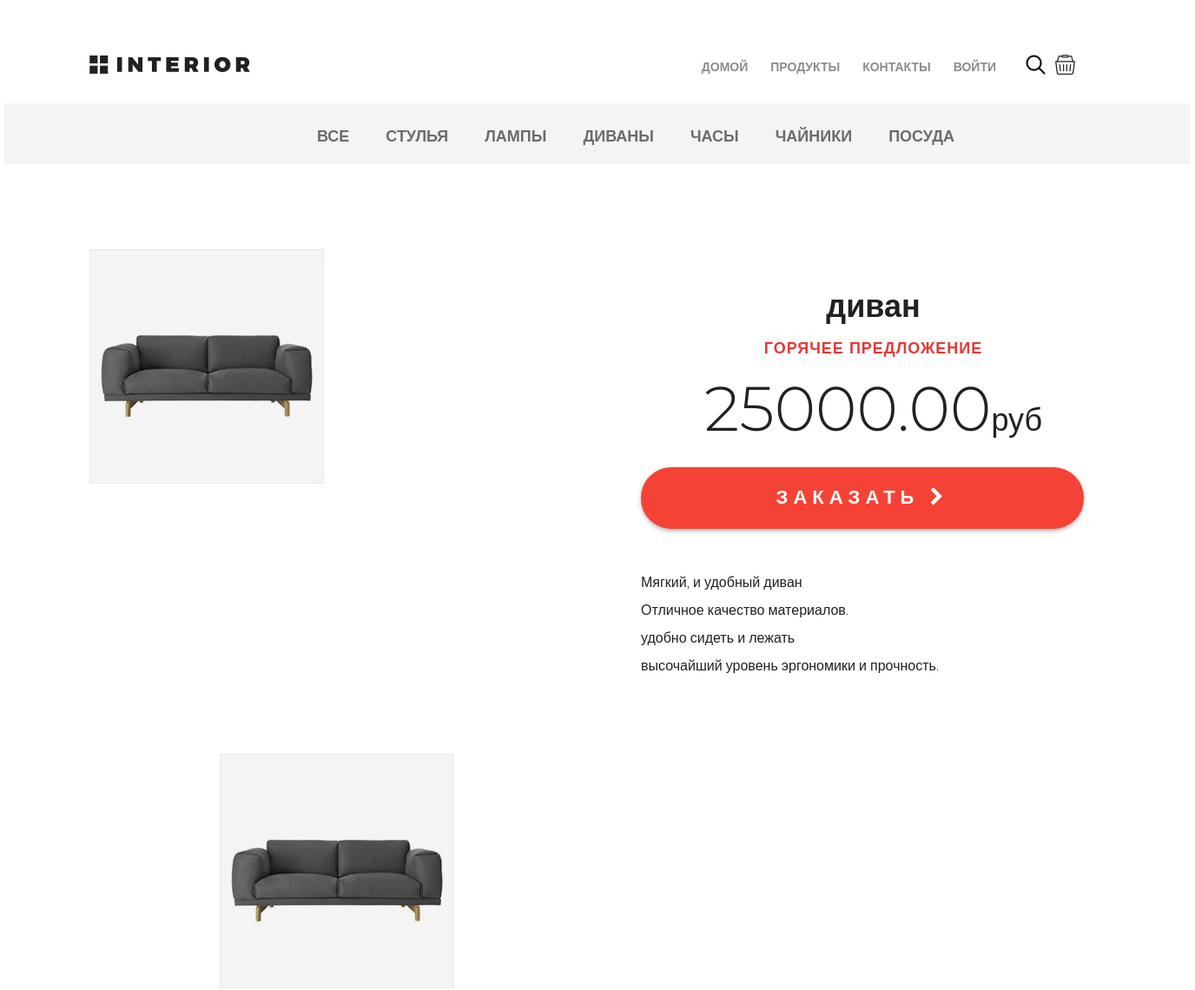
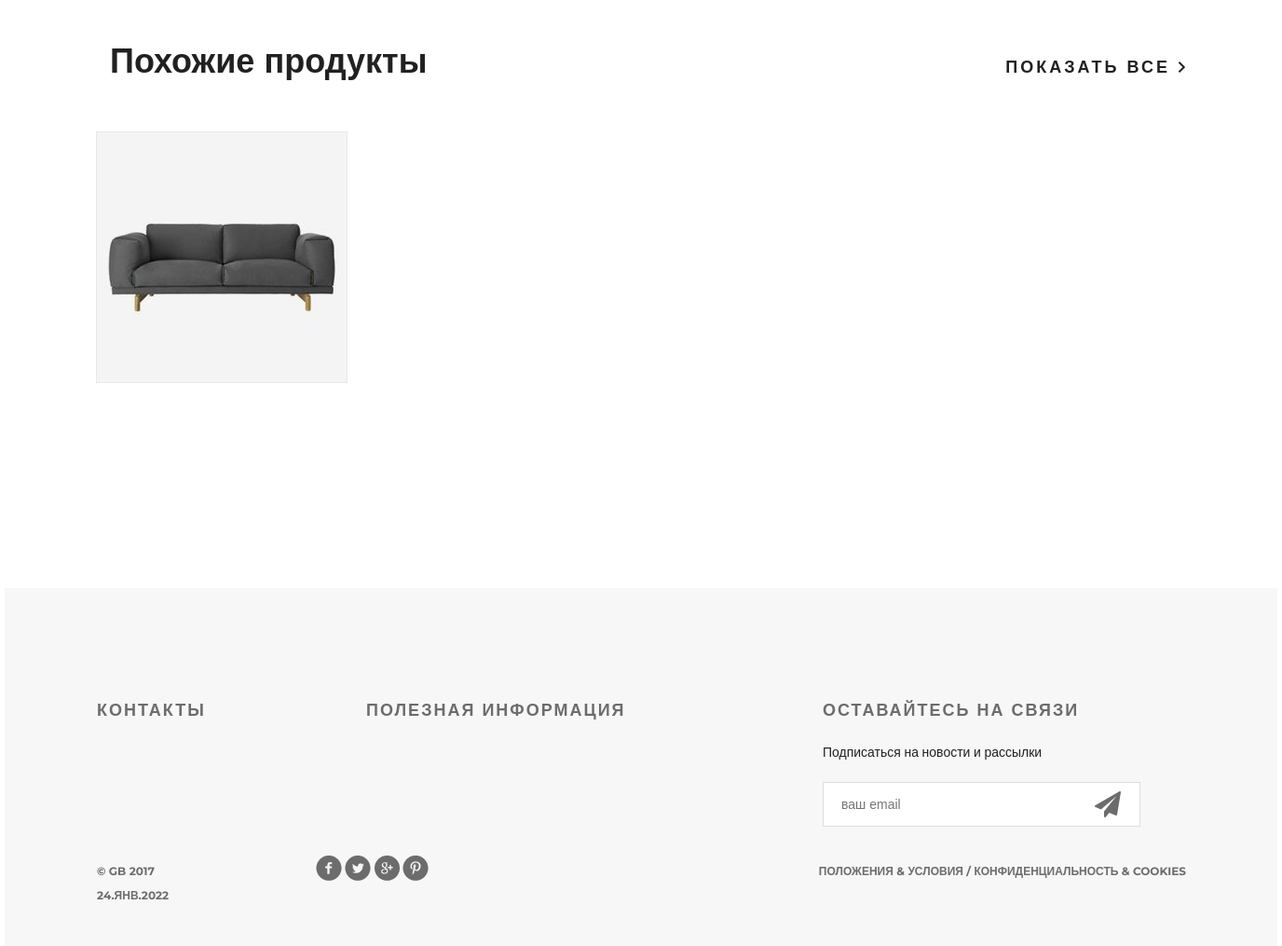
Screenshot of /products/ with the database file from the repository (2 pictures, top to bottom).
### mainapp/models.py (models this page shows, shortened)
class ProductCategory(models.Model):
    name = models.CharField(verbose_name='имя', max_length=64, unique=True)
    description = models.TextField(verbose_name='описание', blank=True)

class Product(models.Model):
    category = models.ForeignKey(
        ProductCategory, on_delete=models.SET_NULL, null=True)
    name = models.CharField(verbose_name='имя продукта', max_length=128)
    image = models.ImageField(upload_to='products_images', blank=True)
    short_desc = models.CharField(
        verbose_name='краткое описание продукта',
        max_length=64,
        blank=True)
    description = models.TextField(
        verbose_name='описание продукта',
        blank=True)
    price = models.DecimalField(
        verbose_name='цена продукта',
        max_digits=8,
        decimal_places=2,
        default=0)
    quantity = models.PositiveIntegerField(
        verbose_name='количество продукта',
        default=0)

### mainapp/views.py (the view)
# urls.py: path('', mainapp.products_index, name='products_index'),
def products_index(request):
    hot_product = get_hot_product()
    same_products = get_same_products(hot_product)
    products = Product.objects.all()
    content = {
        'title': 'Продукты',
        'main_menu': main_menu,
        'product_categories': categories,
        'products': products,
        'hot_product': hot_product,
        'same_products': same_products,
    }
    return render(request, 'mainapp/products.html', content)

### mainapp/context_processors.py (called while the page is built)
def basket(request):
    basket = []
    if request.user.is_authenticated:
        basket = Basket.objects.filter(user=request.user)
    return {'basket': basket}

### mainapp/views.py (called while the page is built)
def get_hot_product():
    products = Product.objects.all()
    return random.sample(list(products), 1)[0]

def get_same_products(hot_product):
    same_products = Product.objects.filter(category=hot_product.category)[:3]
    return same_products

### mainapp/templates/mainapp/products.html (shortened to what this page needs)
{% extends 'mainapp/base.html' %}
{% load static %}
{% block menu %}
		<div class="hero-white">
			{% include 'mainapp/includes/inc_menu.html' %}
		</div>
{% endblock menu %}
{% block content %}
		<div class="details">
			<div class="links clearfix">
				{% include 'mainapp/includes/inc_categories_menu.html' %}
			</div>
			<div class="details-products">
				<div class="details-slider">
					<div class="slider-product">
						<img src="/media/{{ hot_product.image }}">
					</div>
					<div class="slider-control">
						<div class="block">
							<a href="{% url 'products:product' hot_product.id %}"><img src="/media/{{ hot_product.image }}" alt="">
							</a>
						</div>
						<div class="block">
						</div>
						<div class="block">
						</div>
					</div>
				</div>
				<div class="description">
					<h3 class="big-bold">{{ hot_product.name }}</h3>
					<h3 class="red">горячее предложение</h3>
					<p class="price">{{ hot_product.price }}<span>руб</span></p>
					<a href="{% url 'basket:add' hot_product.id %}" class="red-button">
						заказать <i class="fa fa-chevron-right" aria-hidden="true"></i>
					</a>
					<div class="description-text">
						<p>{{ hot_product.short_desc }}</p>
						<p>Отличное качество материалов.</p>
						<p>{{ hot_product.description }}</p>
						<p>высочайший уровень
							эргономики и прочность.</p>
					</div>
				</div>
			</div>
			<div class="related">
				<div class="title clearfix">
					<h2>Похожие продукты</h2>
					<a class="explore" href="#">показать все <img src="{% static 'img/arrow.png' %}" alt=""></a>
				</div>
				<div class="related-products clearfix">
					{% include 'mainapp/includes/inc_same_products.html' %}
				</div>
			</div>
		</div>
		<div class="clr"></div>
{% endblock content %}

### mainapp/templates/mainapp/includes/inc_categories_menu.html (shortened to what this page needs)
<ul class="links-menu">
    {% for category in product_categories %}
        <li>
            <a href="{% url 'products:products' category.id %}"
               class="">
                {{ category.name }}
            </a>
        </li>
    {% endfor %}
</ul>

### mainapp/templates/mainapp/includes/inc_same_products.html (shortened to what this page needs)
{% load static %}
{% for product in same_products %}
<div class="block">
    <a href="#"><img src="/media/{{product.image}}" alt="">
    </a>
</div>
{% endfor %}

### static/style.css (style rules this page uses)
* { margin: 0; padding: 0; }
body { font-family: 'Montserrat', sans-serif; }
html, body { height: 100%; }
.clr { height: 384px; }
.clearfix:after { content: ""; display: block; clear: both; }
.explore { text-transform: uppercase; color: #212121; font-size: 18px; font-weight: 700; line-height: 24px; text-align: center; float: right; margin-top: 138px; letter-spacing: 3px; text-decoration: none; }
.big-bold { color: #212121; font-size: 36px; font-weight: 700; text-align: left; margin-bottom: 24px; line-height: 36px; }
.title { height: 152px; margin-right: 15px; }
.title h2 { float: left; margin-top: 118px; color: #212121; font-size: 36px; font-weight: 700; text-align: left; margin-left: 15px; }
.red { text-transform: uppercase; color: #e53935; font-size: 18px; font-weight: 700; text-align: left; letter-spacing: 1px; line-height: 17px; margin-bottom: 22px; }
.hero-white { background-color: #fff; height: 119px; padding-left: 98px; padding-right: 211px; position: relative; }
.links { height: 70px; background-color: #f4f4f4; position: relative; padding-left: 360px; }
.links-menu { margin: 27px auto 0px; position: absolute; }
.links-menu li { float: left; list-style-type: none; padding-right: 42px; }
.links-menu li a { text-decoration: none; color: #6c6c6c; font-size: 18px; font-weight: 700; text-transform: uppercase; }
.details-products { padding-left: 98px; padding-right: 98px; margin-top: 98px; height: 651px; }
.details-slider { width: 570px; float: left; margin-right: 30px; }
.slider-product { width: 570px; height: 570px; }
.slider-control { width: 420px; height: 70px; margin: 11px auto 0px; padding-left: 150px }
.slider-control .block { height: 70px; width: 70px; position: relative; float: left; margin-right: 10px; }
.description { width: 535px; float: right; padding-left: 35px }
.description .big-bold { color: #212121; font-size: 36px; font-weight: 700; text-align: center; margin-top: 47px; margin-bottom: 0px; }
.description .red { text-transform: uppercase; color: #e53935; font-size: 18px; font-weight: 700; text-align: center; letter-spacing: 1px; line-height: 17px; margin-top: 23px; margin-bottom: 36px; }
.description .price { color: #212121; font-size: 72px; font-weight: 300; line-height: 48px; text-align: center; }
.description .price span { color: #212121; font-size: 36px; font-weight: 300; line-height: 48px; text-align: center; }
.red-button { display: block; height: 71px; width: 510px; border-radius: 35px; background-color: #f44336; text-align: center; text-transform: uppercase; text-decoration: none; color: #ffffff; font-size: 22px; font-weight: 700; line-height: 24px; box-shadow: 0px 2px 4.85px 0.15px rgba(33, 33, 33, 0.35); line-height: 70px; letter-spacing: 6px; margin-top: 31px; }
.description-text { margin-top: 50px; color: #212121; font-size: 16px; font-weight: 300; line-height: 24px; text-align: left; }
.description-text p { margin-bottom: 0.5em; }
.related { padding: 0px 98px; }
.related .title { height: 343px; margin-right: 0; }
.related .title h2 { margin-top: 245px; }
.related .title .explore { margin-top: 262px; }
.related-products { margin-bottom: 120px; }
.related-products .block a img { float: left; }
.related-products .block { float: left; margin-right: 30px; display: block; height: 370px; width: 370px; position: relative; }
.block { display: flex; }

### rows the page displays
ProductCategory: name "СТУЛЬЯ"
ProductCategory: name "ЛАМПЫ"
ProductCategory: name "ДИВАНЫ"
ProductCategory: name "ЧАСЫ"
ProductCategory: name "ЧАЙНИКИ"
ProductCategory: name "ПОСУДА"
Product: image (picture), name "диван", price "25000.00", short_desc "Мягкий, и удобный диван", description "удобно сидеть и лежать"

### other values shown
{{ link.name }} "ДОМОЙ" "ПРОДУКТЫ" "КОНТАКТЫ"
{{ category.name }} "ВСЕ"
